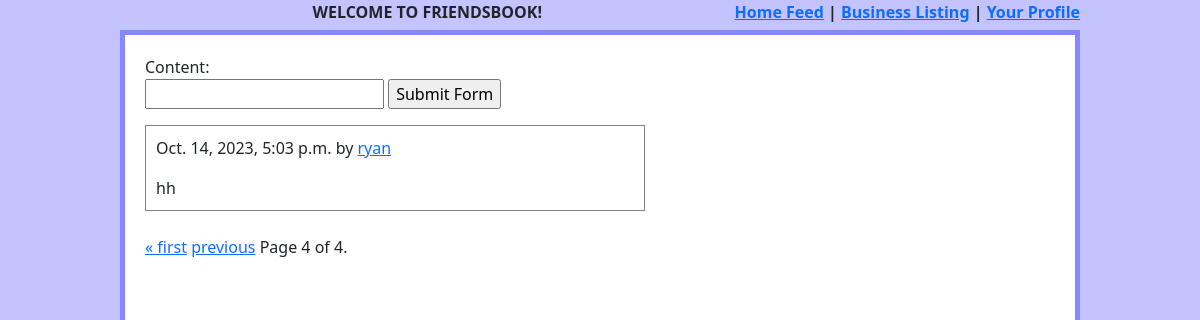
The page /postlist?page=4 on the database as committed earlier.
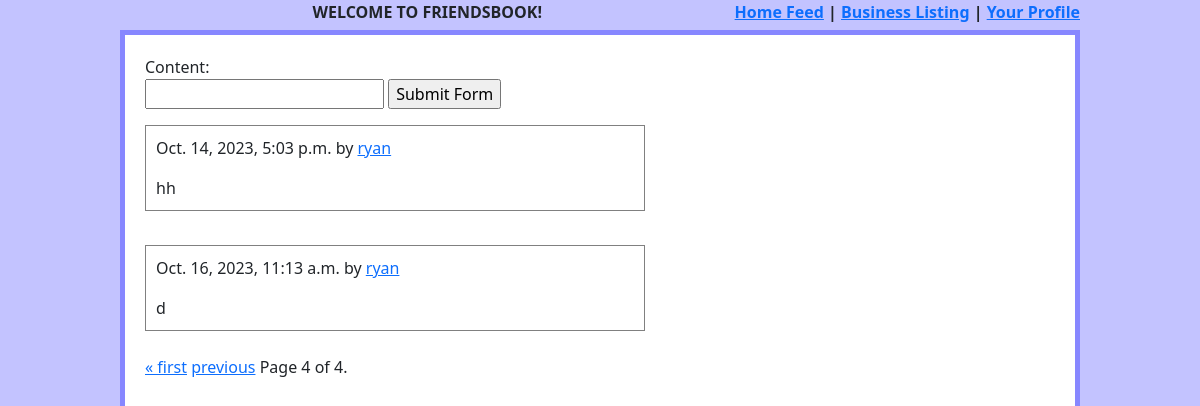
The same page on the database as committed later.
### post/models.py (models this page shows, shortened)
class Post(models.Model):
    author = models.ForeignKey(User, null=True, blank=True, on_delete=CASCADE)
    content = models.CharField(max_length=140, validators=[validate_no_bad_words])
    created_on = models.DateTimeField('date created', auto_now_add=True)
    objects = models.Manager()
    feed_manager = FeedManager()

### post/views.py (the view, shortened to what this page needs)
# urls.py: path("postlist", PostList.as_view(), name="post_list"),
class PostList(ListView):
    model = Post
    paginate_by = 2
    template_name = "post_pagination.html"
    def get_context_data(self, **kwargs):
        context = super(PostList, self).get_context_data(**kwargs)
        context['new_post_form'] = PostForm()
        return context

### post/forms.py
class PostForm(forms.ModelForm):
    class Meta:
        model = Post
        fields = ['content']

### post/templates/post_pagination.html (shortened to what this page needs)
{% include 'header.html' %}
<div class="wrapper">
    <form method="post" action="postlist">
        {{new_post_form}}
        <input type="submit" value="Submit Form" />
    </form>
    {% for post in page_obj %}
    <div class="post">
        <span id="post-{{post.id}}">
            {{post.created_on}} by <a href="/userprofile/{{ post.author.id }}/">{{post.author.username}}</a>
            </p>{{post.content}}
        </span>
    </div>
    <br>
    {% endfor %}
    <div class="pagination">
        <span class="step-links">
            {% if page_obj.has_previous %}
            <a href="?page=1">&laquo; first</a>
            <a href="?page={{ page_obj.previous_page_number }}">previous</a>
            {% endif %}
            <span class="current">
                Page {{ page_obj.number }} of {{ page_obj.paginator.num_pages }}.
            </span>
        </span>
    </div>
</div>

Rows that differ between the two databases and show on the page:
added Post: created_on "Oct. 16, 2023, 11:13 a.m.", author.username "ryan", content "d"
